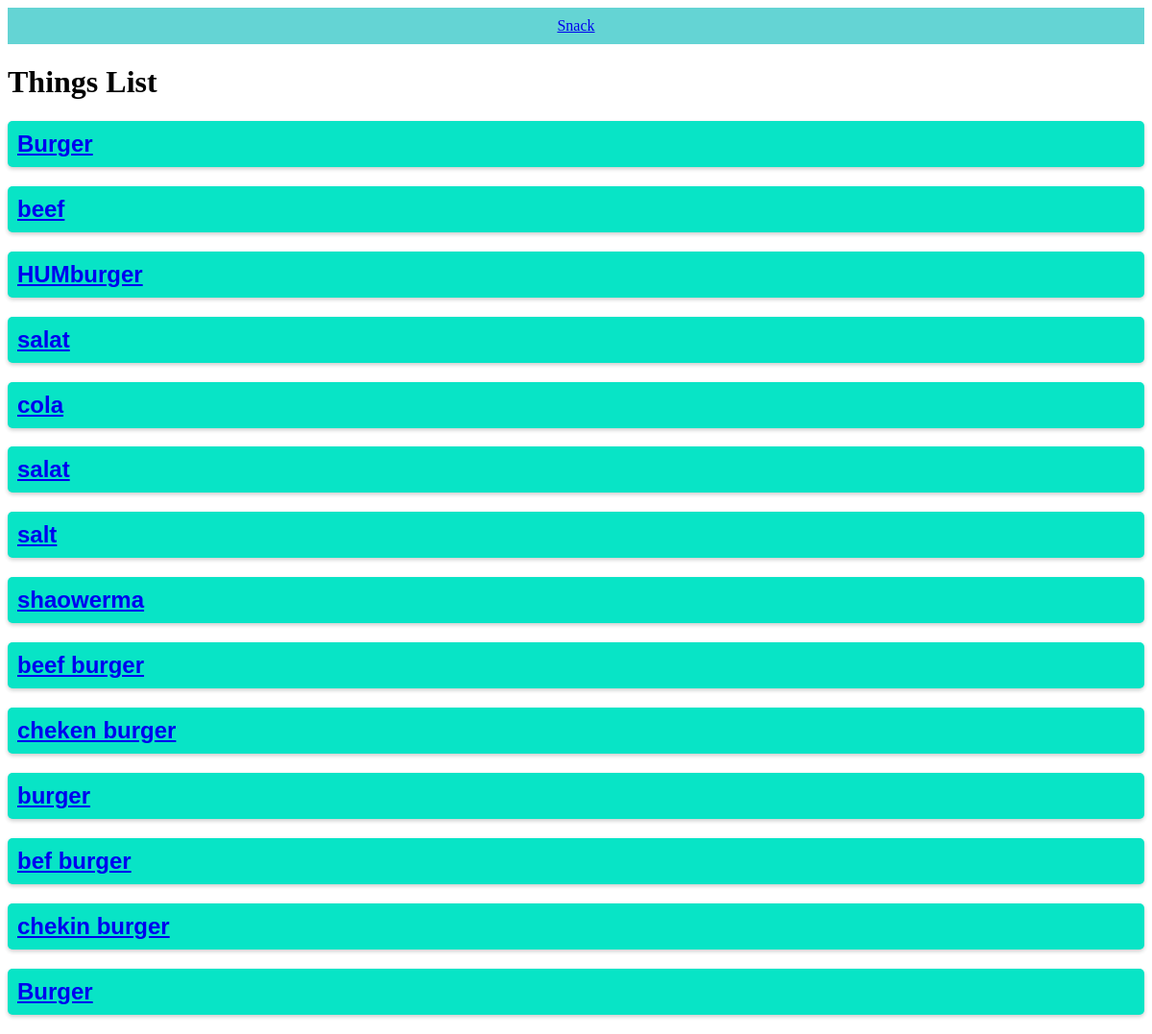
Screenshot of /snack/ with the database file from the repository.
### snack/models.py (models this page shows, shortened)
class Snack(models.Model):
    name = models.CharField(max_length=255,help_text="Name of the snack you want to add")
    purchaser = models.ForeignKey(get_user_model(),on_delete=models.CASCADE)
    desc = models.TextField(default="no desc available")

### snack/views.py (the view)
# urls.py: path('snack/',SnackListView.as_view(), name='snack'),
class SnackListView(ListView):
    template_name = 'snack_list.html'
    model = Snack
    context_object_name = "data"

### templates/snack_list.html
{% extends 'base.html'%}
{% block content%}
<h1> Things List</h1>
{% for x in data%}
    <h2><a href="{% url 'snack_detail' x.id %}">{{x.name}}</a> </h2>
{% endfor %}
{% endblock %}

### templates/base.html (shortened to what this page needs)
<!DOCTYPE html>
{% load static %}
<html lang="en">
<head>
    <link rel="stylesheet" href="{%  static 'css/style.css'%}">
</head>
<body>
    <header>
        <nav>
            <a href="{% url 'snack' %}">Snack</a>
        </nav>
     </header>
    {% block content %}
    {% endblock %}
</body>
<html

### static/css/style.css (style rules this page uses)
header { background-color: #64d4d4; padding: 10px; text-align: center; }
h2 { color:#856c0b; font-size: 24px; margin: 2; font-family: 'Franklin Gothic Medium', 'Arial Narrow', Arial, sans-serif; background-color: #08e4c6; padding: 10px; border-radius: 5px; box-shadow: 0 2px 4px rgba(0, 0, 0, 0.2); }

### rows the page displays
Snack: name "Burger"
Snack: name "beef"
Snack: name "HUMburger"
Snack: name "salat"
Snack: name "cola"
Snack: name "salat"
Snack: name "salt"
Snack: name "shaowerma"
Snack: name "beef burger"
Snack: name "cheken burger"
Snack: name "burger"
Snack: name "bef burger"
Snack: name "chekin burger"
Snack: name "Burger"
